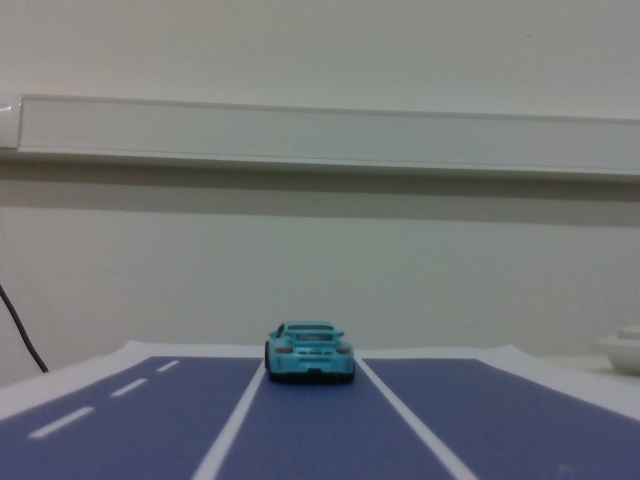
#> input picture rs_color_img2.jpg, 640 x 480 px
$ jupyter execute --allow-errors test_car.ipynb
#> lines starting #> are read from the running program, lines starting #| are printed output that depends on the picture
### lib/utils/graph_class.py
from .util import get_dist, calculate_vector_difference, calculate_vector_difference2


class Graph(dict):
    def __init__(self, *args, **kwargs):
        super().__init__(*args, **kwargs)
        for k in self:
            self[k] = list(set(self[k]))
        self.tree = dict()


    # [25 lines left out: functions get_edges, remove_edge, not called in this run]


    def add_edge(self, vert1, vert2):
        # for cost based on (x1, y1), (x2, y2)
        self[vert1] = list(set((self.get(vert1, list()) + [(vert2, get_dist(vert1, vert2))])))
        # self[vert2] = list(set((self.get(vert2, list()) + [(vert1, utils.get_dist(vert1, vert2))])))

    # [4 lines left out: function add_edge2, not called in this run]

    def add_vert(self, vert):
        self.setdefault(vert, list())


    # [15 lines left out: functions remove_vertex, get_weight, not called in this run]

### test_car.ipynb
[cell 1]
import numpy as np
import matplotlib.pyplot as plt
from matplotlib.pyplot import imshow
from scipy.signal import find_peaks
from lib.utils.graph_class import Graph
import cv2
import skimage
import math
import copy
import random
import time
import pyrealsense2 as rs

[cell 2]
class PIDController:
    def __init__(self, P=1.0, I=0.0, D=0.0):
        self.Kp = P
        self.Ki = I
        self.Kd = D
        self.prev_error = 0.0
        self.integral = 0.0

    def update(self, error, dt):
        self.integral += error * dt
        derivative = (error - self.prev_error) / dt
        output = self.Kp * error + self.Ki * self.integral + self.Kd * derivative
        self.prev_error = error
        return output

[cell 3]
x = np.linspace(0, 100, 1000)
plt.plot(x, -20*np.exp(-x/2)+20)
plt.plot(x, -20*np.exp(-x/5)+20)
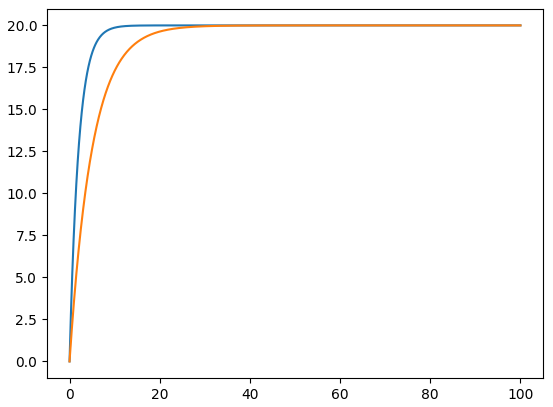
#> figure drawn by matplotlib, 1 panel; curve peaks at x = 73.97, y = 20; curve peaks at x = 100, y = 20

[cell 4]
t = np.linspace(0, 100, 1000)
setpoint = 20
real = -20*np.exp(-x/5)+20
# Настройка PID-регулятора
controller = PIDController(P=1.0, I=0.0, D=0.0)

# Симуляция работы PID-регулятора
dt = t[1] - t[0]
output_values = []
error_values = []
integral_values = []

for i in range(len(real)):
    error =  20 - real[i]
    output = controller.update(error, dt)+real[i]
    output_values.append(output)
    error_values.append(error)
    integral_values.append(controller.integral)

# Визуализация результатов
plt.figure(figsize=(8, 8))
plt.subplot(3, 1, 1)
plt.axhline(setpoint, label='Setpoint', color='b')
plt.plot(t, output_values, label='Output', color='r')
plt.title('PID Controller Response')
plt.ylabel('Setpoint')
plt.grid(True)
plt.legend()

plt.subplot(3, 1, 2)
plt.plot(t, error_values, label='Error')
plt.plot(t, integral_values, label='Integral')
plt.xlabel('Time')
plt.ylabel('Error/Integral')
plt.grid(True)
plt.legend()

plt.tight_layout()
plt.show()
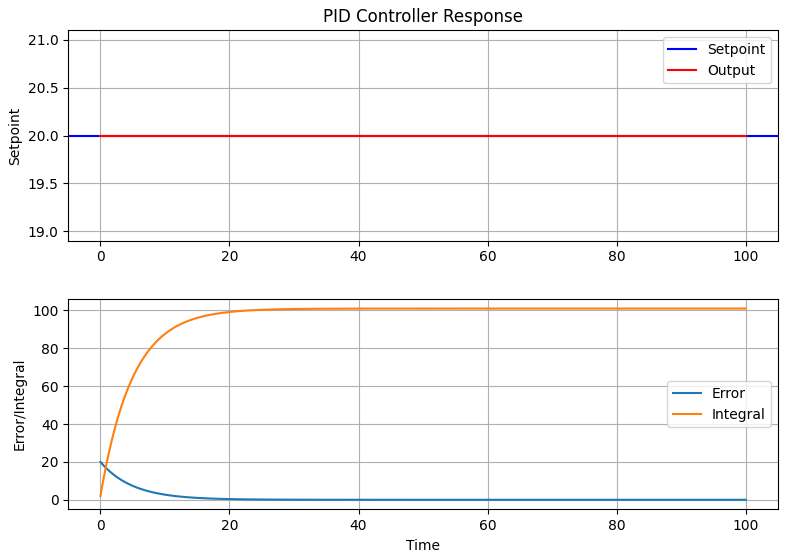
#> figure drawn by matplotlib, 2 panels; panel 2: curve peaks at x = 0, y = 20; panel 2: curve peaks at x = 100, y = 101

[cell 5]
img = cv2.imread('rs_color_img2.jpg')
#> img is the input picture: shape (480, 640, 3); mean B, G, R 120.5, 117.6, 114.2
imshow(img)

[cell 6]
gs_img = cv2.cvtColor(img, cv2.COLOR_BGR2GRAY)
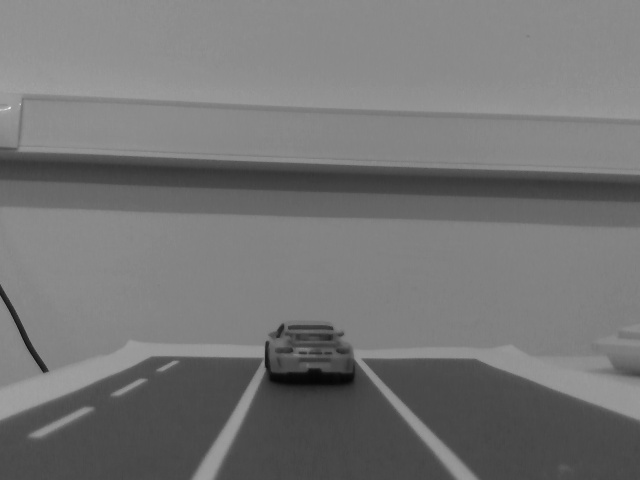
#> gs_img: shape (480, 640); min 5, max 239, mean 116.9
#> (the rest of this cell did not finish here and is left out)

[cell 7]
# need to calculate w - width of car
# cm
h = 15 # height of camera
#> (the rest of this cell did not finish here and is left out)

#> (a cell that did not finish here is left out)

#> (a cell that did not finish here is left out)

#> (a cell that did not finish here is left out)

#> (a cell that did not finish here is left out)

#> (a cell that did not finish here is left out)

[cell 13]
graph = Graph()

[cell 14]
a = np.array([[0,0,1,0],
              [1,1,2,1],
              [2,2,3,2]])

b = np.array([[0,-1,1,-1],
              [1,0,2,0],
              [2,1,3,1]])

[cell 15]
def get_dist(p1, p2):
    p2[0] = p2[0] + abs(p2[2] - p2[0]) // 2
    p2 = p2[:2]
    return np.linalg.norm(
        np.array(p1) - np.array(p2)
    )

[cell 16]
xc, yc = 0, -3
#> (the rest of this cell did not finish here and is left out)

[cell 17]
graph

[cell 18]
vertices = list(graph.keys())
new_graph = Graph()

for i in range(len(vertices)):
    neighbours = graph[vertices[i]]
    min_cost, ind  = min(((item[1], index) for index, item in enumerate(neighbours)), key=lambda x: x[0])
    l1 = get_dist((xc, yc), list(copy.copy(vertices[i])))
    l2 = get_dist((xc, yc), list(copy.copy(neighbours[ind][0])))
    new_graph.add_edge4(tuple(vertices[i]), tuple(neighbours[ind][0]), l1, l2)

[cell 19]
new_graph

#> (a cell that did not finish here is left out)

[cell 21]
new_graph2 = copy.copy(new_graph)
#> (the rest of this cell did not finish here and is left out)

[cell 22]
z = {**new_graph, **new_graph2}
z

#> (a cell that did not finish here is left out)

[cell 24]
list(new_graph.keys())

[cell 25]
vertices = list(new_graph.keys())
dt = 2
vel_graph = copy.copy(new_graph)
for vert in vertices:
    dl =  vel_graph[vert][0][1] # add if not use depth: config.step *
    vel_graph[vert] += [dl / dt] # m/s

[cell 26]
vel_graph

[cell 27]
expanded_map = np.zeros((10,5))

[cell 28]
vertices = list(vel_graph.keys())
k = 2
for vert in vertices:
    w = abs(vert[0] - vert[2])
    y = int(vert[1] - k * w)
    # expanded_map[y:vert[1], vert[0]:vert[2]] = 255
    dl =  vel_graph[vert][1] * 2
    expanded_map[int(y-dl)+5:vert[1]+5, vert[0]:vert[2]] = 255

[cell 29]
imshow(expanded_map)
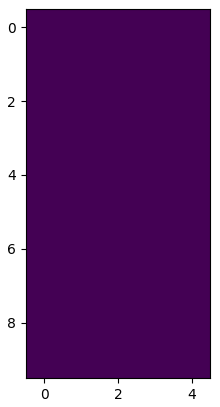
#> figure drawn by matplotlib, 1 panel
